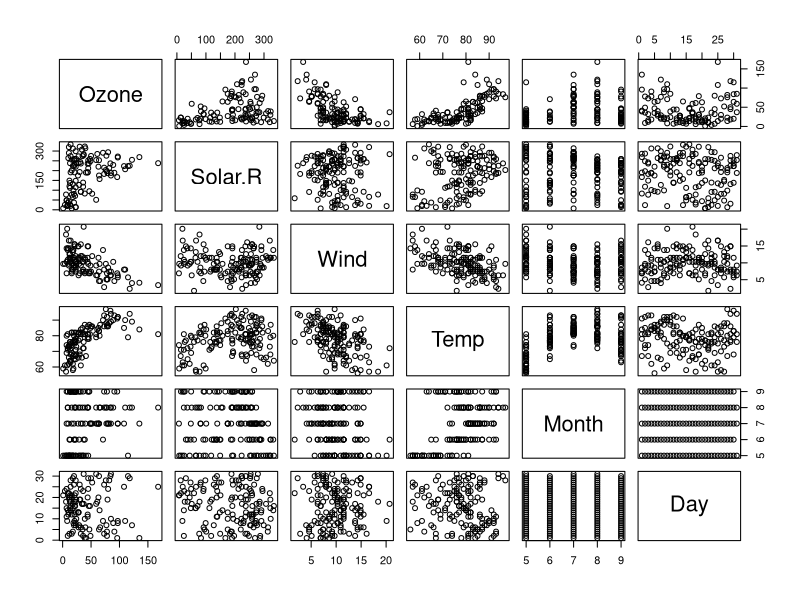
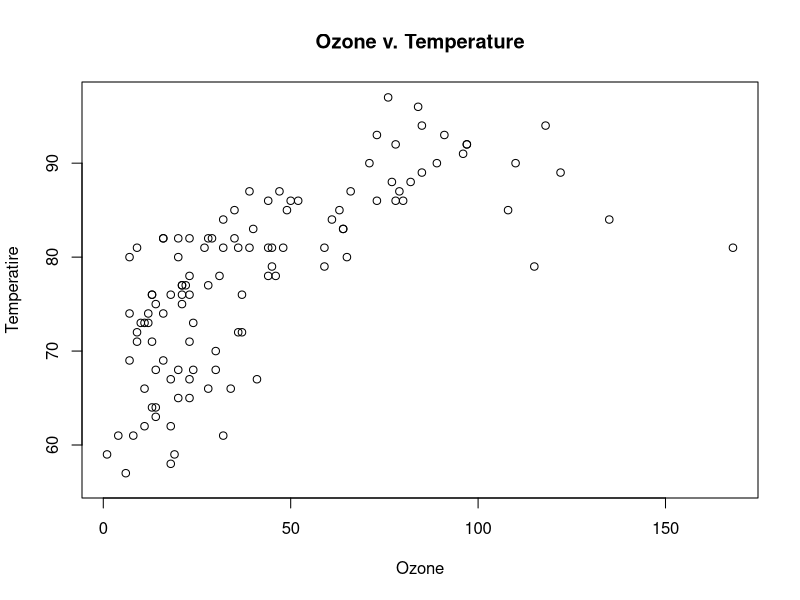
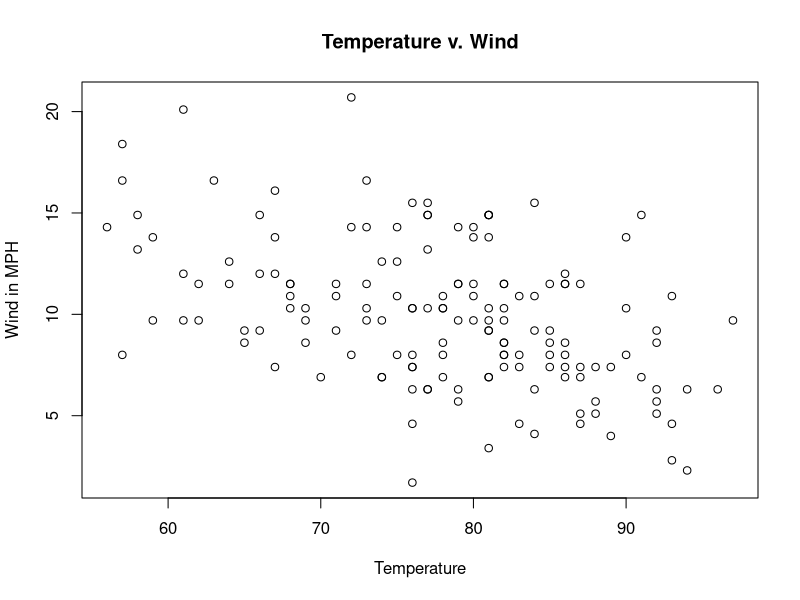
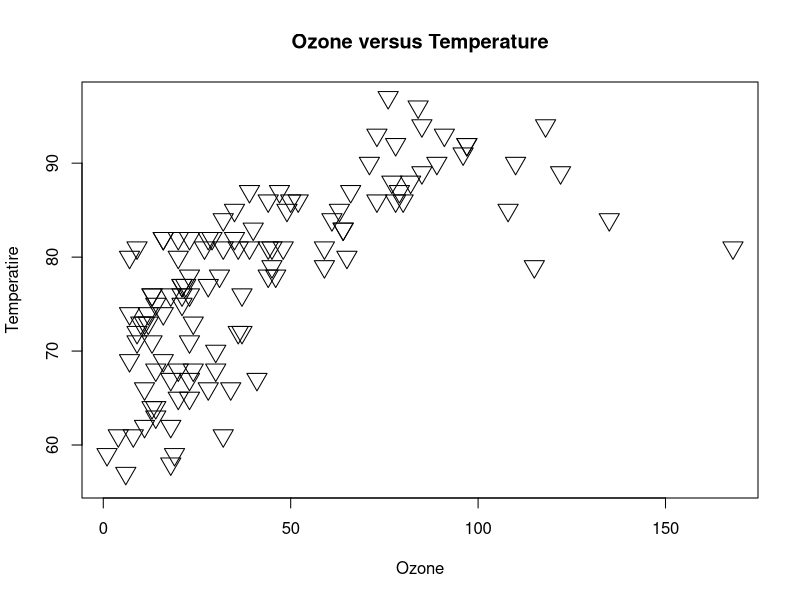
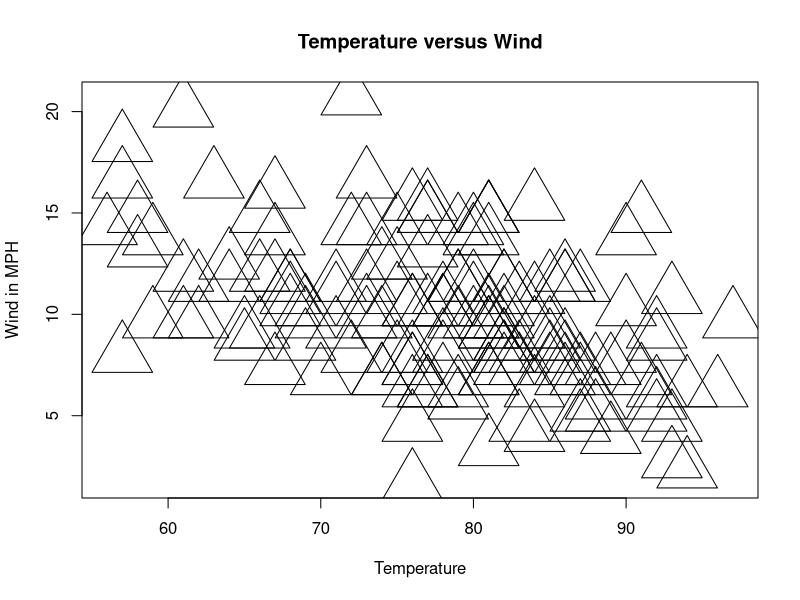
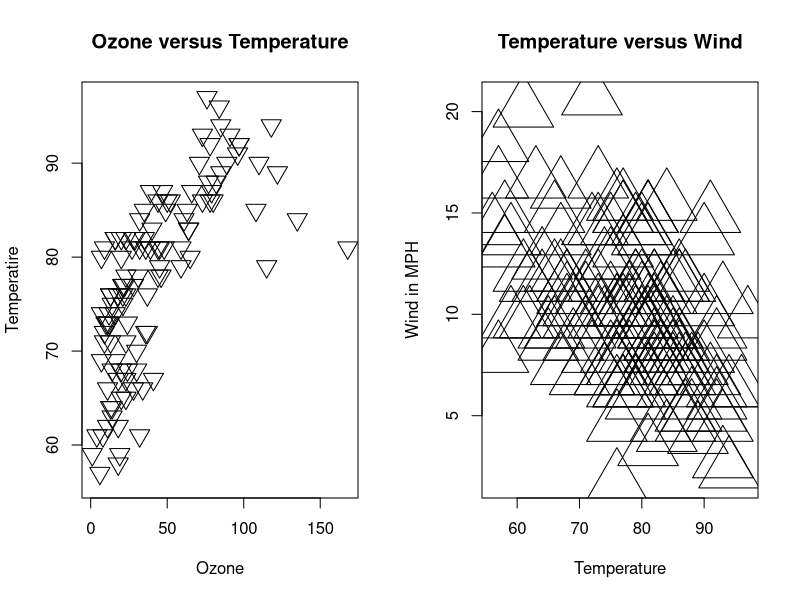
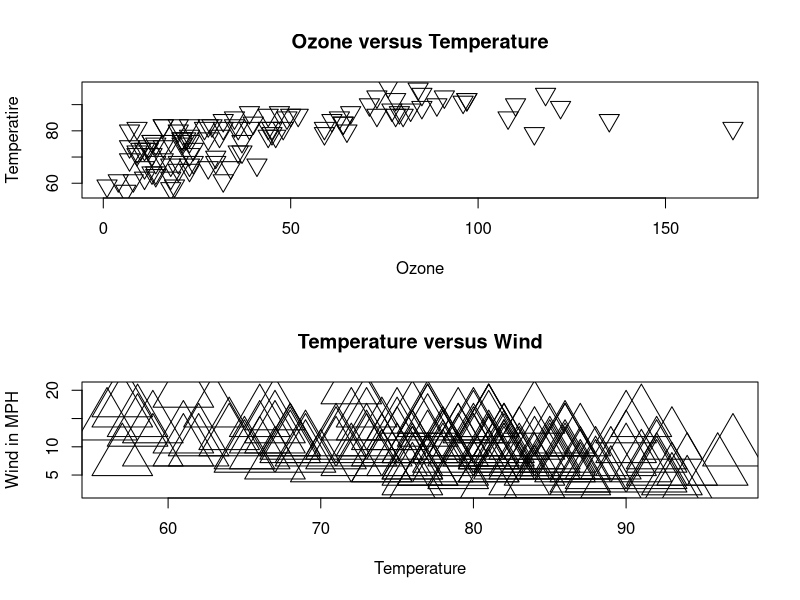

These charts were generated, in order, by the following R code: (Note: this script raises an error after producing the figures.)
#R Worksheet 4
#1) Creating Functions
#a) Create a function called none() which has one parameter x, and simply
#returns the value of x sent to it. Run none(), sending the value of 3 to it

none <-function(x)
  {
  result <- x
  return(result)
  }
none(3)

#b) 
#Create a function called mulp() which multiples two numbers.
#Send 4 and 8 to mulp().
mulp <-function(x,y)
  {
  result <-x*y
  return(result)
  }
mulp(4,8)
#this format for functions isn't required, but it can be easier to read. 
#the following works too.
mulp <- function(x,y){product <- x*y; return(product)}
mulp(10,2)

#c)
#Define two varialbes, a=5 and b=7. send a and b to mulp()
a<-5
b<-7
mulp(a,b)

#d)
#Put the output of none(), which itself has an input of 6, as one of the inputs of mulp()
#This process is called nesting. 
#Let the other input to mulp() be 7
mulp(none(6),7)
#or
d <- none(6)
mulp(d,7)

#2
#The dataset "airquality" in R, contains a sequence of daily readings of New York's
#air quality between May and September 1973.
#They have numberic readings for ozone, temp, wind and solar radiation
#There are also 2 ordinal variables indicating the day of the month, and the month.
#a)
#Produce scatterplots of each and every variable against each other using the plot() function
attach(airquality)
plot(airquality)

#b)
#Produce scatterplots of the ozone measurment againts temp, and wind against temp
#Provide a main title for our plots and label the axes appropriately
#Change the plotting character and size of your plotting character.
plot(Ozone,Temp, xlab="Ozone", ylab="Temperatire",main="Ozone v. Temperature")
#because you attached airqulaity you don't have to do airquality$Temp

plot(Temp,Wind, xlab="Temperature", ylab = "Wind in MPH", main = "Temperature v. Wind")

plot(Ozone,Temp, xlab="Ozone", 
     ylab="Temperatire",main="Ozone versus Temperature", pch=6, cex=2)
plot(Temp,Wind, xlab="Temperature", 
     ylab = "Wind in MPH", main = "Temperature versus Wind", pch=2, cex=6)

#c)
#Use the par() function to plot the scatter plots in (b) side by side
par(mfrow=c(1,2))
plot(Ozone,Temp, xlab="Ozone", 
     ylab="Temperatire",main="Ozone versus Temperature", pch=6, cex=2)
plot(Temp,Wind, xlab="Temperature", 
     ylab = "Wind in MPH", main = "Temperature versus Wind", pch=2, cex=6)
#nasty
par(mfrow=c(2,1))
plot(Ozone,Temp, xlab="Ozone", 
     ylab="Temperatire",main="Ozone versus Temperature", pch=6, cex=2)
plot(Temp,Wind, xlab="Temperature", 
     ylab = "Wind in MPH", main = "Temperature versus Wind", pch=2, cex=6)
#less nasty

#d)
#Calculate the correlation matrix for these observed varialbes (you may
#have to specify some NA handling mechanism to get cor() to work properly) 
#see the help page for further information. 

cor(airquality)
cleanAirquality<-na.omit(airquality)
cor(cleanAirquality)

#e)
#The correlation matrix displayed at seven decimal points is difficult to read
#Use round() to examine it at two decimal places
?round()
round(cor(clean),digits=2)

#f
#Construct boxplots for ozone and temperature against each month.
?boxplot()
par(mfrow=c(1,2))
boxplot(Temp~Month)
boxplot(Ozone~Month)
#i can't see anything
#undo graphical speifications you did with dev.off()
dev.off()
boxplot(Temp~Month)
boxplot(Ozone~Month)
#in the plot viewer you can use the arrow keys to look at different plots if there's too much detail for side by side.˜